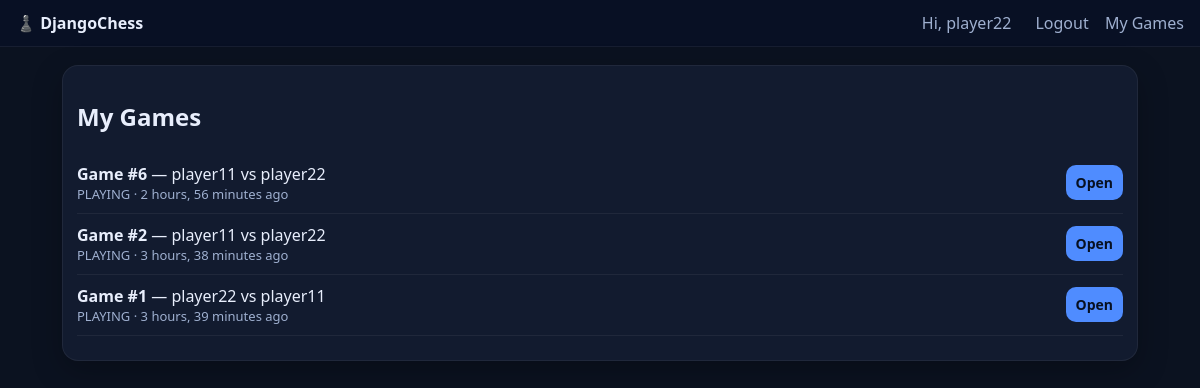
Page /chess/history/ (signed in) on the committed database.
### chessapp/models.py (models this page shows, shortened)
class Game(models.Model):
    STATUS_CHOICES = [
        ("WAITING", "Waiting"),
        ("PLAYING", "Playing"),
        ("FINISHED", "Finished"),
    ]
    created_at = models.DateTimeField(auto_now_add=True)
    status = models.CharField(max_length=10, choices=STATUS_CHOICES, default="WAITING")
    white = models.ForeignKey(
        User,
        related_name="white_games",
        null=True,
        blank=True,
        on_delete=models.SET_NULL
    )
    black = models.ForeignKey(
        User,
        related_name="black_games",
        null=True,
        blank=True,
        on_delete=models.SET_NULL
    )
    fen = models.TextField(default="startpos")
    moves = models.TextField(default="", blank=True)  # UCI moves separated by spaces
    white_time = models.IntegerField(default=600)  # 10 minutes
    black_time = models.IntegerField(default=600)
    last_move_ts = models.DateTimeField(null=True, blank=True)
    result = models.CharField(max_length=64, blank=True, default="")
    draw_offered_by = models.ForeignKey(
        User,
        null=True,
        blank=True,
        related_name="draw_offers",
        on_delete=models.SET_NULL
    )

### chessapp/views.py (the view)
# urls.py: path("history/", my_games, name="my_games"),
@login_required
def my_games(request):
    games = Game.objects.filter(Q(white=request.user) | Q(black=request.user)).order_by("-created_at")[:50]
    return render(request, "chess/history.html", {"games": games})

### templates/chess/history.html (shortened to what this page needs)
{% extends "base.html" %}
{% load humanize %}
{% block content %}
<div class="card">
  <h2>My Games</h2>
  {% if games %}
    <ul class="list">
      {% for g in games %}
        <li>
          <div>
            <b>Game #{{ g.id }}</b> — {{ g.white.username }} vs {{ g.black.username }}
            <div class="muted small">
              {{ g.status }}{% if g.result %} · {{ g.result }}{% endif %} · {{ g.created_at|timesince }} ago
            </div>
          </div>
          <div>
            <a class="btn small" href="{% url 'game' g.id %}">Open</a>
          </div>
        </li>
      {% endfor %}
    </ul>
  {% else %}
    <p class="muted">No games yet.</p>
  {% endif %}
</div>
{% endblock %}

### templates/base.html (shortened to what this page needs)
{% load static %}
<!doctype html>
<html>
<head>
  <link rel="stylesheet" href="{% static 'css/app.css' %}">
  <link rel="stylesheet" href="{% static 'css/chess.css' %}">
</head>
<body>
  <header class="topbar">
    <div class="brand"><a href="/">♟️ DjangoChess</a></div>
    <nav>
      {% if user.is_authenticated %}
        <span class="user">Hi, {{ user.username }}</span>
        <a href="{% url 'logout' %}">Logout</a>
        <a href="{% url 'my_games' %}">My Games</a>
      {% else %}
        <a href="{% url 'login' %}">Login</a>
        <a href="{% url 'register' %}">Register</a>
      {% endif %}
    </nav>
  </header>
  <main class="container">
    {% block content %}{% endblock %}
  </main>
</body>
</html>

### static/css/app.css (style rules this page uses)
:root { --bg:#0b1220; --card:#121b2f; --text:#e8eefc; --muted:#9fb0d0; --accent:#4f8cff; --danger:#ff4f6d; }
* { box-sizing:border-box }
body { margin:0;background:var(--bg);color:var(--text);font-family:system-ui,-apple-system,Segoe UI,Roboto,Arial }
a { color:var(--text);text-decoration:none }
.container { max-width:1100px;margin:18px auto;padding:0 12px }
.topbar { display:flex;justify-content:space-between;align-items:center;padding:12px 16px;background:#081024;border-bottom:1px solid rgba(255,255,255,.06) }
.brand a { font-weight:800 }
.topbar nav a { margin-left:12px;color:var(--muted) }
.user { color:var(--muted);margin-right:8px }
.card { background:var(--card);border:1px solid rgba(255,255,255,.06);border-radius:16px;padding:14px;box-shadow:0 10px 30px rgba(0,0,0,.25) }
.btn { display:inline-block;background:var(--accent);color:#071021;border:none;border-radius:12px;padding:10px 12px;font-weight:700;cursor:pointer }
.btn.small { padding:8px 10px;border-radius:10px;font-size:14px }
.muted { color:var(--muted) }
.list { list-style:none;padding:0;margin:10px 0 }
.list li { display:flex;justify-content:space-between;align-items:center;padding:10px 0;border-bottom:1px solid rgba(255,255,255,.06) }
.small { font-size:13px }

### rows in the picture
Game: id "6", white.username "player11", black.username "player22", status "PLAYING", created_at "2 hours, 56 minutes"
Game: id "2", white.username "player11", black.username "player22", status "PLAYING", created_at "3 hours, 38 minutes"
Game: id "1", white.username "player22", black.username "player11", status "PLAYING", created_at "3 hours, 39 minutes"

### other values in the picture
{{ user.username }} "player22"
